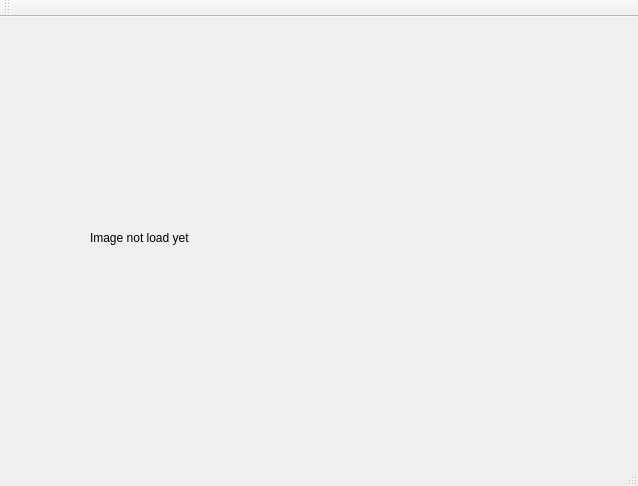
<?xml version="1.0" encoding="UTF-8"?>
<ui version="4.0">
 <class>MainWindow</class>
 <widget class="QMainWindow" name="MainWindow">
  <property name="geometry">
   <rect>
    <x>0</x>
    <y>0</y>
    <width>638</width>
    <height>486</height>
   </rect>
  </property>
  <property name="windowTitle">
   <string>Server App Image Load</string>
  </property>
  <widget class="QWidget" name="centralWidget">
   <widget class="QLabel" name="label">
    <property name="geometry">
     <rect>
      <x>90</x>
      <y>60</y>
      <width>461</width>
      <height>321</height>
     </rect>
    </property>
    <property name="text">
     <string>Image not load yet</string>
    </property>
   </widget>
  </widget>
  <widget class="QMenuBar" name="menuBar">
   <property name="geometry">
    <rect>
     <x>0</x>
     <y>0</y>
     <width>638</width>
     <height>21</height>
    </rect>
   </property>
  </widget>
  <widget class="QToolBar" name="mainToolBar">
   <attribute name="toolBarArea">
    <enum>TopToolBarArea</enum>
   </attribute>
   <attribute name="toolBarBreak">
    <bool>false</bool>
   </attribute>
  </widget>
  <widget class="QStatusBar" name="statusBar"/>
 </widget>
 <layoutdefault spacing="6" margin="11"/>
 <resources/>
 <connections/>
</ui>
